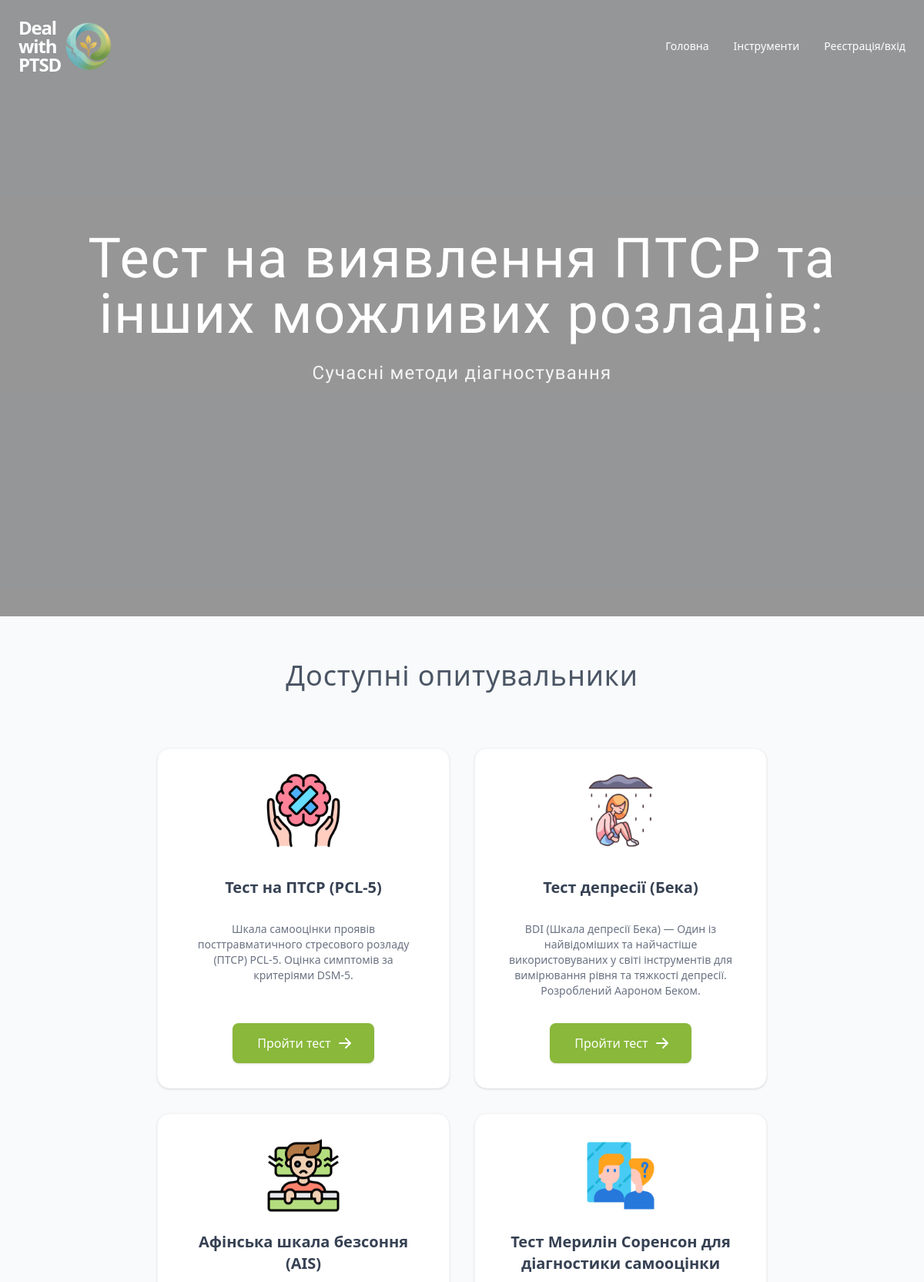
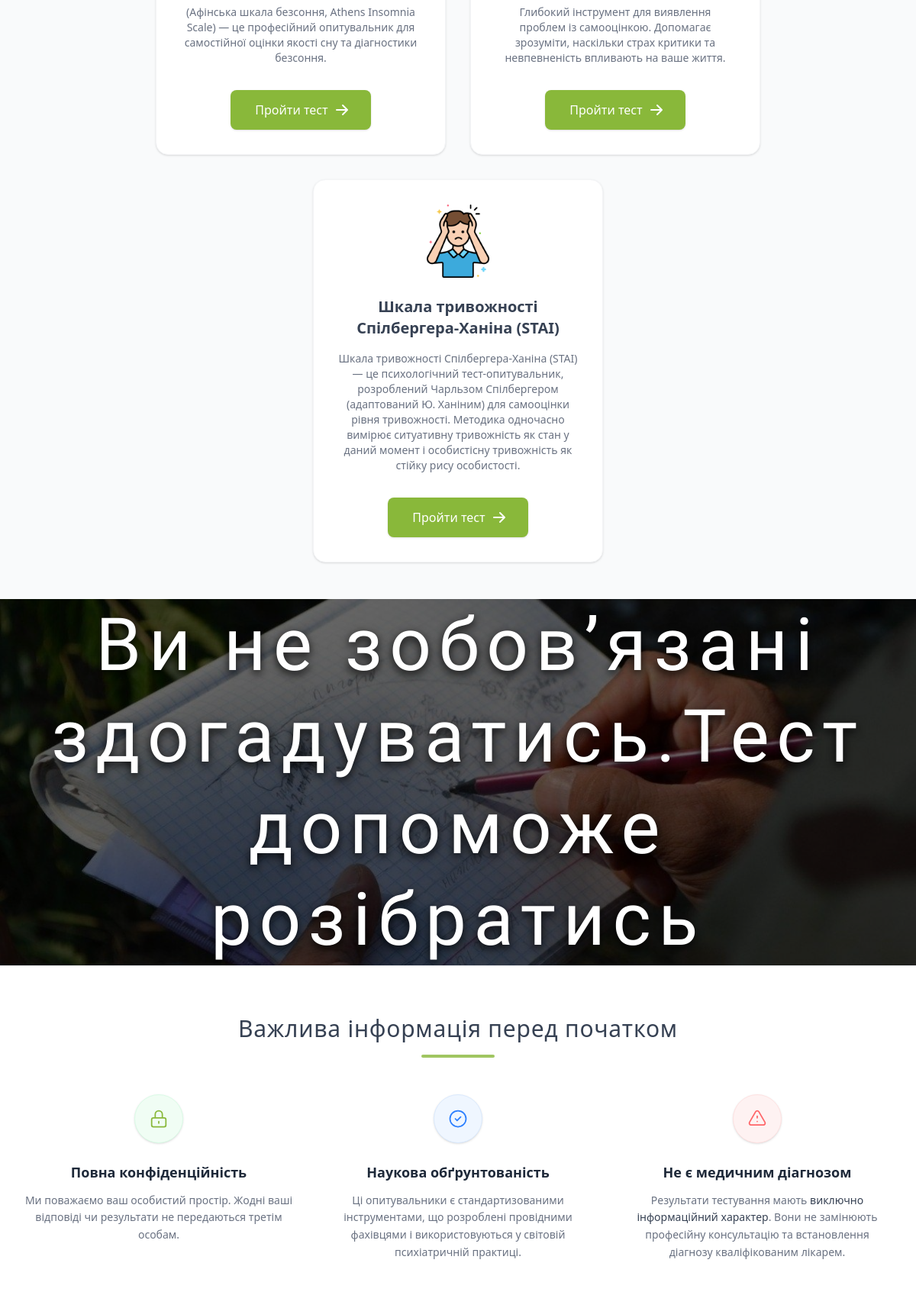
The page /tests/ (upper part) on the database its author committed (2 pictures, top to bottom).
### assessments/models.py (models this page shows, shortened)
class Assessment(models.Model):
    title = models.CharField(max_length=200, verbose_name="Назва тесту")
    short_name = models.SlugField(max_length=50, unique=True, verbose_name="Коротка назва (для URL)")
    description = models.TextField(blank=True, verbose_name="Опис тесту (для списку)")
    instruction = models.TextField(blank=True, verbose_name="Інструкція перед проходженням")
    icon = models.CharField(
        max_length=100,
        default='assessments/images/anxiety.png',
        verbose_name="Шлях до іконки",
        help_text="assessments/images/depressed.png"
    )
    time_to_complete = models.CharField(max_length=50, blank=True, verbose_name="Час проходження")
    questions_count = models.PositiveIntegerField(default=0, verbose_name="Кількість питань")
    reliability = models.CharField(max_length=100, blank=True, verbose_name="Надійність")
    about_text = models.TextField(blank=True, verbose_name="Детальний опис (HTML)")
    class Meta:
        verbose_name = "Тест"
        verbose_name_plural = "Тести"

### assessments/views.py (the view)
# urls.py: path('', views.test_main_view, name='all-tests'),
def test_main_view(request):
    assessments = Assessment.objects.all()
    tests_data = []
    for assessment in assessments:
        tests_data.append({
            'url': reverse('assessments:about-test', kwargs={'test_slug': assessment.short_name}),
            'icon': assessment.icon,
            'alt': f'Іконка {assessment.short_name}',
            'title': assessment.title,
            'description': assessment.description
        })
    return render(request, "assessments/assessments_intro.html", context={'tests': tests_data})

### assessments/templates/assessments/assessments_intro.html (shortened to what this page needs)
{% extends "base.html" %}
{% load static %}
{% block header %}
    {% include "header.html" with is_transparent=True %}
{% endblock %}
{% block content %}
    <div class="relative w-full h-screen overflow-hidden">
        <div class="absolute inset-0 bg-black/40 z-10"></div>
        <div class="relative z-20 flex flex-col items-center justify-center h-full text-white text-center px-4">
            <h1 class="text-5xl md:text-7xl font-['Raleway'] font-light tracking-wide mb-6">
                Тест на виявлення ПТСР та інших можливих розладів:
            </h1>
            <p class="text-lg md:text-2xl font-['Raleway'] font-extralight max-w-2xl px-4 tracking-wider opacity-90">
                Сучасні методи діагностування
            </p>
        </div>
    </div>
    <section class="bg-gray-50 min-h-screen py-12">
        <div class="text-center mb-16 px-4">
            <h2 class="text-2xl sm:text-3xl md:text-4xl font-light text-gray-600 leading-relaxed tracking-wide max-w-4xl mx-auto">
                Доступні опитувальники
            </h2>
        </div>
        <div class="flex flex-wrap justify-center gap-8">
            {% for test in tests %}
                <article onclick="window.location.href='{{ test.url }}'" class="w-full max-w-[380px] group bg-white rounded-2xl shadow-sm border border-gray-100 p-8 flex flex-col items-center text-center transition-all duration-300 hover:shadow-xl hover:-translate-y-1 cursor-pointer">
                    <div class="w-24 h-24 mb-6 flex items-center justify-center">
                        <img src="{% static test.icon %}" alt="{{ test.alt }}" class="object-contain w-full h-full">
                    </div>
                    <h3 class="text-xl font-bold text-gray-700 mb-4 h-14 flex items-center justify-center">
                        {{ test.title|safe }}
                    </h3>
                    <p class="text-gray-500 text-sm mb-8 flex-grow">
                        {{ test.description }}
                    </p>
                    <a href="{{ test.url }}" class="inline-flex items-center justify-center px-8 py-3.5 text-base font-medium text-white bg-[#89b83a] rounded-lg shadow-sm transition-all duration-300 transform group-hover:bg-[#7ca833] group-hover:shadow-md group-hover:-translate-y-0.5">
                        Пройти тест
                        <svg class="w-5 h-5 ml-2 -mr-1" fill="currentColor" viewBox="0 0 20 20" xmlns="http://www.w3.org/2000/svg">
                            <path fill-rule="evenodd" d="M10.293 3.293a1 1 0 011.414 0l6 6a1 1 0 010 1.414l-6 6a1 1 0 01-1.414-1.414L14.586 11H3a1 1 0 110-2h11.586l-4.293-4.293a1 1 0 010-1.414z" clip-rule="evenodd"></path>
                        </svg>
                    </a>
                </article>
            {% endfor %}
        </div>
    </section>
    <div class="relative w-full h-[60vh] md:h-[80vh] overflow-hidden">
        <div class="absolute inset-0 bg-black/60 z-10"></div>
        <div class="relative z-20 flex flex-col items-center justify-center h-full text-white text-center px-6">
            <div class="relative z-20 flex flex-col items-center justify-center h-full text-white text-center px-6">
                <h1 class="text-4xl sm:text-5xl md:text-8xl font-['Raleway'] font-extralight tracking-widest leading-tight [text-shadow:0_4px_12px_rgba(0,0,0,0.9)]">
                    Ви не зобов’язані здогадуватись.Тест допоможе розібратись
                </h1>
            </div>
        </div>
    </div>
    <section class="bg-white py-16 border-t border-gray-200">
        <div class="max-w-7xl mx-auto px-4 sm:px-6 lg:px-8">
            <div class="text-center mb-12">
                <h2 class="text-2xl md:text-3xl font-light text-gray-700 tracking-wide">
                    Важлива інформація перед початком
                </h2>
                <div class="w-24 h-1 bg-[#89b83a] mx-auto mt-4 rounded-full opacity-80"></div>
            </div>
            <div class="grid grid-cols-1 md:grid-cols-3 gap-10">
                <div class="text-center flex flex-col items-center">
                    <div class="w-16 h-16 bg-green-50 rounded-full flex items-center justify-center mb-6 text-[#89b83a] shadow-sm border border-green-100">
                        <svg class="w-7 h-7" fill="none" stroke="currentColor" viewBox="0 0 24 24" xmlns="http://www.w3.org/2000/svg">
                            <path stroke-linecap="round" stroke-linejoin="round" stroke-width="1.5" d="M12 15v2m-6 4h12a2 2 0 002-2v-6a2 2 0 00-2-2H6a2 2 0 00-2 2v6a2 2 0 002 2zm10-10V7a4 4 0 00-8 0v4h8z"></path>
                        </svg>
                    </div>
                    <h3 class="text-lg font-semibold text-gray-800 mb-3">Повна конфіденційність</h3>
                    <p class="text-gray-500 text-sm leading-relaxed max-w-sm">
                        Ми поважаємо ваш особистий простір. Жодні ваші відповіді чи результати не передаються третім особам.
                    </p>
                </div>
                <div class="text-center flex flex-col items-center">
                    <div class="w-16 h-16 bg-blue-50 rounded-full flex items-center justify-center mb-6 text-blue-500 shadow-sm border border-blue-100">
                        <svg class="w-7 h-7" fill="none" stroke="currentColor" viewBox="0 0 24 24" xmlns="http://www.w3.org/2000/svg">
                            <path stroke-linecap="round" stroke-linejoin="round" stroke-width="1.5" d="M9 12l2 2 4-4m6 2a9 9 0 11-18 0 9 9 0 0118 0z"></path>
                        </svg>
                    </div>
                    <h3 class="text-lg font-semibold text-gray-800 mb-3">Наукова обґрунтованість</h3>
                    <p class="text-gray-500 text-sm leading-relaxed max-w-sm">
                        Ці опитувальники є стандартизованими інструментами, що розроблені провідними фахівцями і використовуються у світовій психіатричній практиці.
                    </p>
                </div>
                <div class="text-center flex flex-col items-center">
                    <div class="w-16 h-16 bg-red-50 rounded-full flex items-center justify-center mb-6 text-red-400 shadow-sm border border-red-100">
                    </div>
                    <h3 class="text-lg font-semibold text-gray-800 mb-3">Не є медичним діагнозом</h3>
                    <p class="text-gray-500 text-sm leading-relaxed max-w-sm">
                        Результати тестування мають <span class="font-medium text-gray-700">виключно інформаційний характер</span>. Вони не замінюють професійну консультацію та встановлення діагнозу кваліфікованим лікарем.
                    </p>
                </div>
            </div>
        </div>
    </section>
{% endblock %}

### rows shown on the page
Assessment: icon (picture), title "Тест на ПТСР (PCL-5)", description "Шкала самооцінки проявів посттравматичного стресового розладу (ПТСР) PCL-5. Оцінка симптомів за критеріями DSM-5."
Assessment: icon (picture), title "Тест депресії (Бека)", description "BDI (Шкала депресії Бека) — Один із найвідоміших та найчастіше використовуваних у світі інструментів для вимірювання рівня та тяжкості депресії. Розроблений Аароном Беком."
Assessment: icon (picture), title "Афінська шкала безсоння (AIS)", description "(Афінська шкала безсоння, Athens Insomnia Scale) — це професійний опитувальник для самостійної оцінки якості сну та діагностики безсоння."
Assessment: icon (picture), title "Тест Мерилін Соренсон для діагностики самооцінки", description "Глибокий інструмент для виявлення проблем із самооцінкою. Допомагає зрозуміти, наскільки страх критики та невпевненість впливають на ваше життя."
Assessment: icon (picture), title "Шкала тривожності Спілбергера-Ханіна (STAI)", description "Шкала тривожності Спілбергера-Ханіна (STAI) — це психологічний тест-опитувальник, розроблений Чарльзом Спілбергером (адаптований Ю. Ханіним) для самооцінки рівня тривожності. Методика одночасно вимірює ситуативну тривожність як стан у даний момент і особистісну тривожність як стійку рису особистості."
